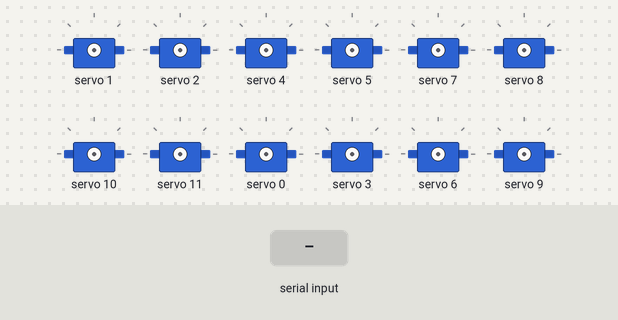
This sketch was run on a simulated Arduino Uno, built with avr-gcc and run on an emulated ATmega328P. On the bench: 12 × servo. Inputs (shaded band) come from the test bench.

Above: at 1.2 s.
1.3 s: "90,45\n" received over Serial
At 2.2 s:
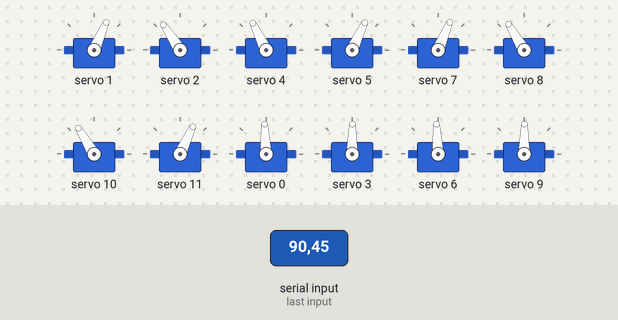
2.8 s: "30,150\n" received over Serial
At 3.3 s:
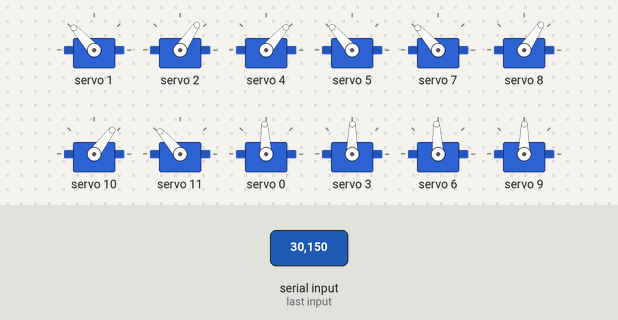
4.3 s: "5\n" received over Serial
At 5.0 s:
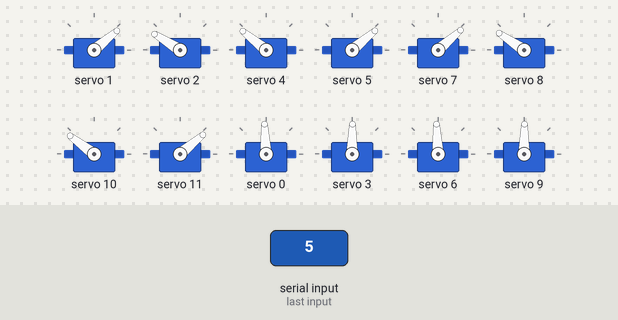
5.8 s: "200\n" received over Serial
At 6.2 s:
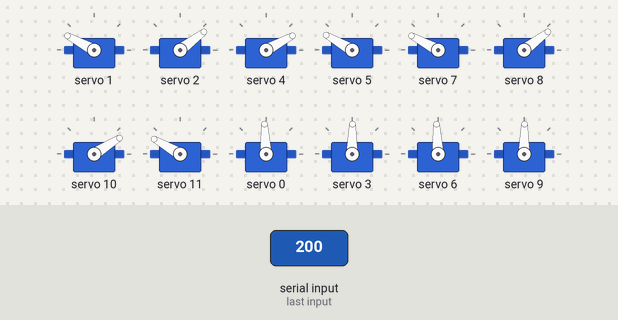
7.3 s: "90\n" received over Serial
At 8.5 s:
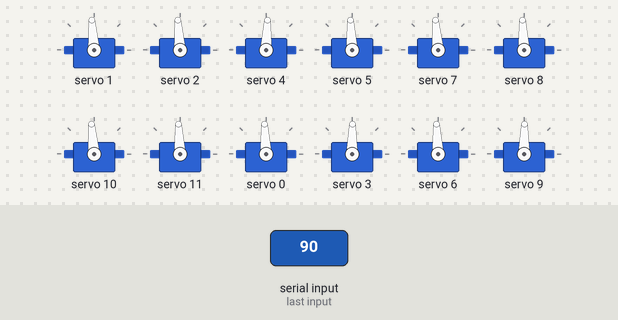
Timing chart, 0 to 9.8 s (numbered marks = the images above; inputs shaded):
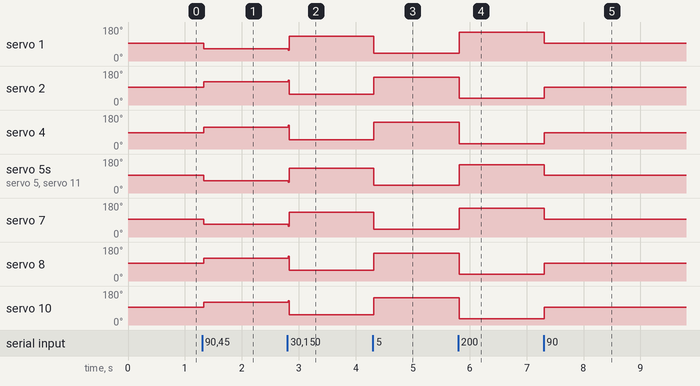

Measured:
- after the input at 1.3 s, servo 1: 94° → 66° at once; servo 2: 94° → 123° at once; servo 4: 87° → 116° at once; servo 5, servo 11: 93° → 65° at once; servo 7: 95° → 67° at once
- after the input at 2.8 s, servo 1: 66° → 132° at once; servo 2: 123° → 56° at once; servo 4: 116° → 49° at once; servo 5, servo 11: 65° → 131° at once; servo 7: 67° → 132° at once
- after the input at 4.3 s, servo 1: 132° → 40° at once; servo 2: 56° → 148° at once; servo 4: 49° → 141° at once; servo 5, servo 11: 131° → 40° at once; servo 7: 132° → 41° at once
- after the input at 5.8 s, servo 1: 40° → 152° at once; servo 2: 148° → 37° at once; servo 4: 141° → 28° at once; servo 5, servo 11: 40° → 150° at once; servo 7: 41° → 152° at once
- after the input at 7.3 s, servo 1: 152° → 94° at once; servo 2: 37° → 94° at once; servo 4: 28° → 87° at once; servo 5, servo 11: 150° → 93° at once; servo 7: 152° → 95° at once

The sketch:

motor_eachPWM.ino
```cpp
//모터별 pwm - ang 테스트

#include <Wire.h>
#include <Adafruit_PWMServoDriver.h>

Adafruit_PWMServoDriver pwm=Adafruit_PWMServoDriver();

void setup() {
  Serial.begin(9600);
  pwm.begin();
  pwm.setPWMFreq(50);

}

void loop() {
  int a=Serial.parseInt();
  int b=0;
  if(Serial.available()){

// motor 1=7=11, motor 2=8

//FR LEG_오른발을 기준으로 잡음
    int MOTOR1 = constrain(map(a,0,180,190,432),190,432);      //HS-M7990TH mid 311   // moter1
    int MOTOR2 = constrain(map(a,180,0,190,432),190,432);      //HS-M7990TH mid 308.5 // moter2

//FL LEG_왼발의 순서는 반대로 했음 코딩에따라서 다시 0~180으로 매핑 다시하던가 하삼
    int MOTOR4 = constrain(map(a,180,0,177,416),170,418);      //HS-M7990TH mid 311   // moter4
    int MOTOR5 = constrain(map(a,0,180,190,429),190,429);      //HS-M7990TH mid 306.5 // moter5

//BR LEG
    int MOTOR7 = constrain(map(a,0,180,193,431),190,432);      //HS-M7990TH mid 311   // moter7
    int MOTOR8 = constrain(map(a,180,0,190,427),190,427);      //HS-M7990TH mid 308.5 // moter8

int MOTOR10;
//BR LEG
  if(a<=90){
    MOTOR10 = constrain(map(a,90,0,312,420),312,420);      //HS-M7990TH mid 316   // moter10
  }
  else{
    MOTOR10 = constrain(map(a,180,90,180,312),180,312);
  }
    int MOTOR11 = constrain(map(a,0,180,190,429),190,429);     //HS-M7990TH mid 311   // moter11

// HIP
    int FR_HIP = constrain(map(b,-60,60,210,404),210,404);     //mg-996r  mid 307     //motor 0
    int BR_HIP = constrain(map(b,-60,60,198,416),198,416);     //mg-996r  mid 307     //motor 6
    int LEFT_HIP = constrain(map(b,60,-60,210,390),210,390);   //mg-996r  mid 300     //motor 3, 9


    //LEG MOTOR PWM
    pwm.setPWM(1,0,MOTOR1);   //motor1
    pwm.setPWM(2,0,MOTOR2);   //motor2
    pwm.setPWM(4,0,MOTOR4);   //motor4
    pwm.setPWM(5,0,MOTOR5);   //motor5

    pwm.setPWM(7,0,MOTOR7);   //motor7
    pwm.setPWM(8,0,MOTOR8);   //motor8
    pwm.setPWM(10,0,MOTOR10); //motor10
    pwm.setPWM(11,0,MOTOR11);  //motor11

    // HIP MOTOR PWM
    pwm.setPWM(0,0,FR_HIP);   //motor0
    pwm.setPWM(3,0,LEFT_HIP); //motor3
    pwm.setPWM(6,0,BR_HIP);   //motor6
    pwm.setPWM(9,0,LEFT_HIP); //motor9

    delay(10);
  }
}
```
